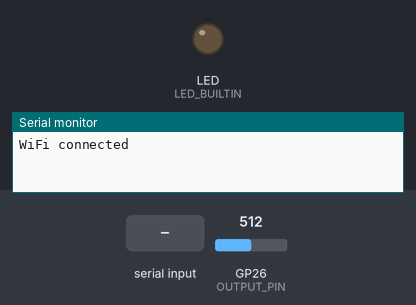
A sketch run on a simulated Raspberry Pi Pico W. Shown: output pins drawn as LEDs (lit = HIGH), the last lines printed to the serial monitor. The inputs (shaded band) are chosen by the test bench; at power-on: GP26 (OUTPUT_PIN) = 512. WiFi joins after 1.5 s; servers stay silent unless stated.

Above: at 2.7 s.
2.8 s: "start\n" received over Serial
At 4.0 s:
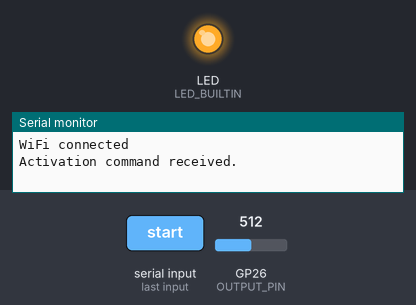
Timing chart, 0 to 34.5 s (numbered marks = the images above; inputs shaded):
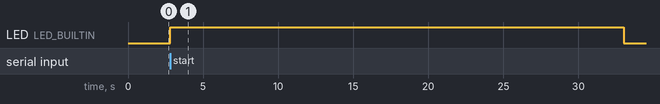

The sketch:

AD8232_wifi.ino
```cpp
#include <WiFi.h>
#include <WiFiClient.h>
#include <Arduino.h>

const char* ssid = "Panda"; // Your WiFi SSID
const char* password = "PulsePioneers1!";
const char* serverAddress = "172.20.10.5"; // IP address of the TCP server
const uint16_t serverPort = 5001; // TCP server port
const int OUTPUT_PIN = 26; // AD8232 output connected to GPIO 26 (ADC0) on the Pi Pico W


WiFiClient client;

const int sampleRate = 250; // Sample rate in Hz
const int bufferSize = 15000; // 60 seconds of data at 250 Hz (250 samples/second * 60 seconds)
float buffer[bufferSize]; // Circular buffer to hold data
int bufferIndex = 0; // Current index in the buffer
bool activationFlag = false; // Flag to indicate activation
unsigned long activationTime = 0; // Time of activation
const long preActivationDuration = 30000; // 30 seconds before activation to keep
const long postActivationDuration = 30000; // 30 seconds after activation to collect
unsigned long sampleTime = millis(); // Initialize sample time

void setup() {
  Serial.begin(9600);
  pinMode(LED_BUILTIN, OUTPUT);
  WiFi.begin(ssid, password);

  while (WiFi.status() != WL_CONNECTED) {
    delay(500);
    Serial.println("Connecting to WiFi...");
  }
  Serial.println("WiFi connected");
}

void loop() {
  // Check for serial command for activation
  if (Serial.available() > 0) {
    String command = Serial.readStringUntil('\n');
    if (command == "start" && !activationFlag) {
      activationFlag = true;
      activationTime = millis();
      digitalWrite(LED_BUILTIN, HIGH); // Indicate activation
      Serial.println("Activation command received.");
    }
  }

  // Generate a pulse waveform as the data sample and store in the buffer
  int sample = analogRead(OUTPUT_PIN); // Read the EKG data from AD8232
  buffer[bufferIndex] = sample; // Store the read sample in the buffer

  bufferIndex = (bufferIndex + 1) % bufferSize;

  // After activation, wait for additional 30 seconds before sending data
  if (activationFlag && (millis() - activationTime > postActivationDuration)) {
    sendBufferOverTCP(); // Send data over TCP
    activationFlag = false;
    digitalWrite(LED_BUILTIN, LOW); // Turn off LED after data sending
    Serial.println("Data sent over TCP.");
    bufferIndex = 0; // Reset buffer index for the next activation
  }


  delay(1000 / sampleRate); // Maintain sample rate
}

void sendBufferOverTCP() {
  if (!client.connect(serverAddress, serverPort)) {
    Serial.println("Connection to server failed");
    return;
  }

  Serial.println("Connected to server, sending data...");

  // Calculate the number of bytes to send (each float is 4 bytes)
  int numBytes = bufferSize * sizeof(float);

  // Send the buffer content as binary data
  byte* byteBuffer = (byte*)buffer; // Cast the float buffer to a byte pointer

  int bytesSent = 0; // Track the number of bytes sent
  while (bytesSent < numBytes) {
    // Send the data in chunks to avoid overflowing the device's send buffer
    int chunkSize = min(512, numBytes - bytesSent); // Adjust chunk size as needed
    client.write(&byteBuffer[bytesSent], chunkSize);
    bytesSent += chunkSize;
  }

  client.stop(); // Close the connection
  Serial.println("Data sent over TCP.");
}
```

Measured:
- after the input at 2.8 s, LED (LED_BUILTIN): LOW → HIGH at once, → LOW 30.2 s later
